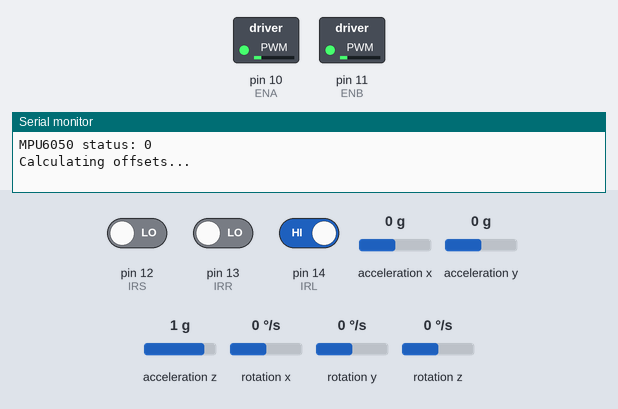
Recording of a sketch running on a simulated Arduino Uno, built with avr-gcc and run on an emulated ATmega328P. Shown: switched loads named in the sketch (green lamp = pin HIGH), the last lines printed to the serial monitor. The test bench sets the inputs (shaded band); at power-on: pin 12 (IRS) LOW, pin 13 (IRR) LOW, rotation z 0 °/s, pin 14 (IRL) HIGH, acceleration x 0 g, acceleration y 0 g, acceleration z 1 g, rotation x 0 °/s, rotation y 0 °/s.

Above: at 2.7 s.
2.8 s: pin 12 (IRS) driven HIGH and pin 13 (IRR) driven HIGH
At 4.0 s:
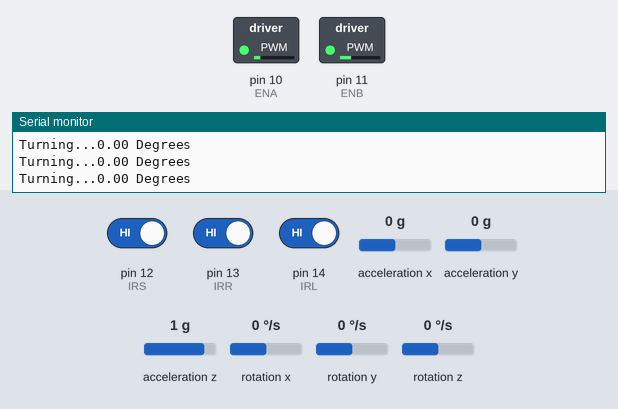
4.3 s: rotation z set to -100 °/s
7.3 s: pin 12 (IRS) driven LOW
At 7.9 s:
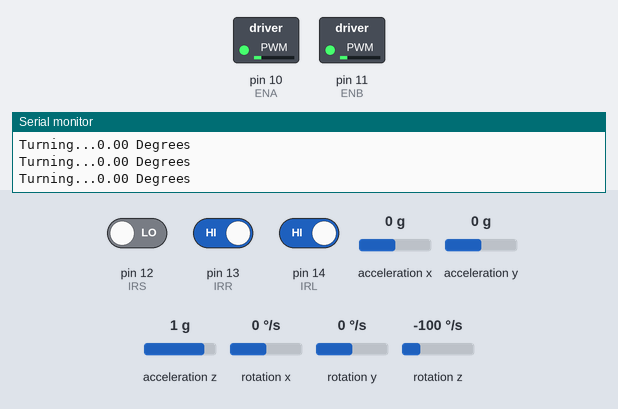
8.8 s: pin 12 (IRS) driven HIGH
At 9.9 s:
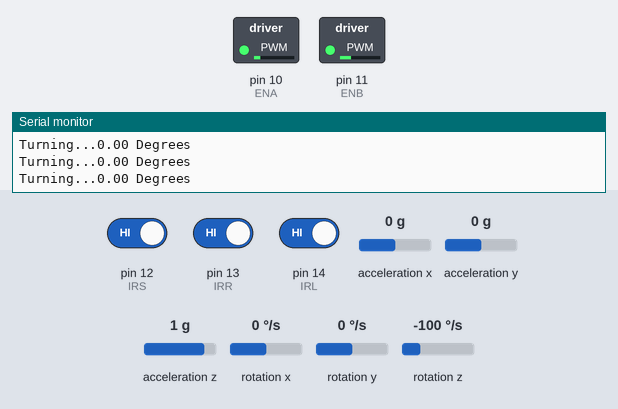
11.8 s: pin 13 (IRR) driven LOW
At 12.2 s:
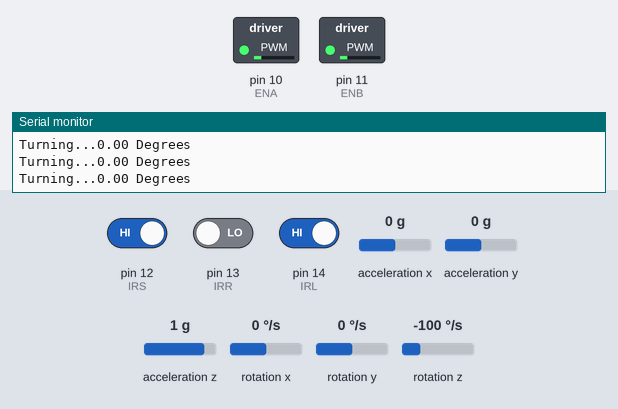
Timing chart, 0 to 14.3 s (numbered marks = the images above; inputs shaded):
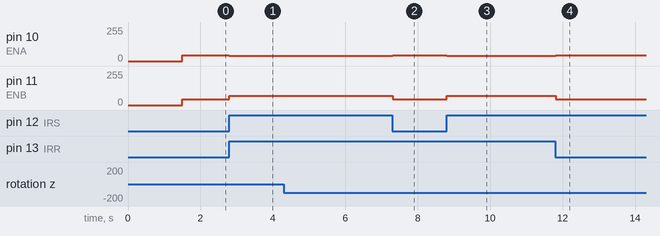

The sketch:

lsrb.ino
```cpp
#include "aether_bot.h"

int l, s, r;

void setup() {
  Serial.begin(9600);
  Wire.begin();
  pinMode(IRS, INPUT);
  pinMode(IRR, INPUT);
  pinMode(IRL, INPUT);

  byte status = mpu.begin();
  Serial.print(F("MPU6050 status: "));
  Serial.println(status);
  while (status != 0) { }

  // Calculate MPU6050 offsets
  Serial.println(F("Calculating offsets..."));
  delay(500);
  mpu.calcOffsets();
}

void loop() {
  l = digitalRead(IRL);
  s = digitalRead(IRS);
  r = digitalRead(IRR);

  // LSRB algorithm
  if (l == LOW && s == HIGH && r == HIGH) // left
    left();

  if (l == HIGH && s == LOW && r == HIGH) // straight
    forward();

  if (l == HIGH && s == HIGH && r == LOW) // right
    right();

  if (l == LOW && s == HIGH && r == LOW) // T intersection
    left();

  if (l == LOW && s == LOW && r == HIGH) // left T intersection
    left();

  if (l == HIGH && s == LOW && r == LOW) // right T intersection
    forward();

  if (l == HIGH && s == HIGH && r == HIGH) // dead end
    u_turn();

  if (l == LOW && s == LOW && r == LOW) // end of maze
  {
     forward();
     delay(3000); // move forward for 3 seconds
     stop();

     if (l == LOW && s == LOW && r == LOW)
        stop();

     else
        left();
  }
}
```

aether_bot.h
```cpp
#ifndef AETHER_BOT_H
#define AETHER_BOT_H

#include <MPU6050_light.h>
#include "Wire.h"

/*Infara-red sensors*/

#define L_IR_IN 2
#define R_IR_IN 3

/*Motor Connections*/

#define IN1   4
#define IN2   5
#define IN3   6
#define IN4   7
#define ENA   10
#define ENB   11

#define IRS 12
#define IRR 13
#define IRL 14

MPU6050 mpu(Wire);

const int speed = 45;
const int left_motor_speed = 30;
const int turn_speed = 20;
const int my_delay = 50;

void forward();
void reverse();
void left();
void right();
void stop();

#endif
```

common.ino
```cpp
#include "aether_bot.h"

void forward()
{
  digitalWrite(IN1, LOW);
  digitalWrite(IN2, HIGH);

  digitalWrite(IN3, LOW);
  digitalWrite(IN4, HIGH);

  analogWrite(ENA, speed);
  analogWrite(ENB, speed);
}

void reverse()
{
  digitalWrite(IN1, HIGH);
  digitalWrite(IN2, LOW);

  digitalWrite(IN3, HIGH);
  digitalWrite(IN4, LOW);

  analogWrite(ENA, speed);
  analogWrite(ENB, speed);
}

void u_turn()
{
  float turn_angle = 0.0;

  while (abs(turn_angle) < 180) {
    Serial.print("Turning...");
    Serial.print(turn_angle);
    Serial.println(" Degrees");

    digitalWrite(IN1, HIGH);
    digitalWrite(IN2, LOW);

    digitalWrite(IN3, LOW);
    digitalWrite(IN4, HIGH);

    analogWrite(ENA, 40);
    analogWrite(ENB, 70);

    mpu.update();
    turn_angle = mpu.getAngleZ();
  }
}

void left()
{
  digitalWrite(IN1, HIGH);
  digitalWrite(IN2, LOW);

  digitalWrite(IN3, LOW);
  digitalWrite(IN4, HIGH);

  analogWrite(ENA, speed);
  analogWrite(ENB, speed);
}

void right()
{
  digitalWrite(IN1, LOW);
  digitalWrite(IN2, HIGH);

  digitalWrite(IN3, HIGH);
  digitalWrite(IN4, LOW);

  analogWrite(ENA, speed);
  analogWrite(ENB, speed);
}

void stop()
{
  digitalWrite(IN1, LOW);
  digitalWrite(IN2, LOW);
  digitalWrite(IN3, LOW);
  digitalWrite(IN4, LOW);
}
```

Measured:
- after the input at 2.8 s, pin 10 (ENA): 45/255 → 40/255 at once; pin 11 (ENB): 45/255 → 70/255 at once
- after the input at 7.3 s, pin 10 (ENA): 40/255 → 45/255 at once; pin 11 (ENB): 70/255 → 45/255 at once
- after the input at 8.8 s, pin 10 (ENA): 45/255 → 40/255 at once; pin 11 (ENB): 45/255 → 70/255 at once
- after the input at 11.8 s, pin 10 (ENA): 40/255 → 45/255 at once; pin 11 (ENB): 70/255 → 45/255 at once
